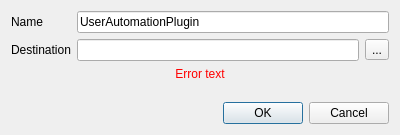
<?xml version="1.0" encoding="UTF-8"?>
<ui version="4.0">
 <class>CreateRcUnitDialog</class>
 <widget class="QDialog" name="CreateRcUnitDialog">
  <property name="geometry">
   <rect>
    <x>0</x>
    <y>0</y>
    <width>400</width>
    <height>135</height>
   </rect>
  </property>
  <property name="windowTitle">
   <string>Create automation plugin</string>
  </property>
  <layout class="QVBoxLayout" name="verticalLayout">
   <item>
    <layout class="QFormLayout" name="formLayout">
     <property name="fieldGrowthPolicy">
      <enum>QFormLayout::AllNonFixedFieldsGrow</enum>
     </property>
     <item row="0" column="0">
      <widget class="QLabel" name="projectNameLabel">
       <property name="text">
        <string>Name</string>
       </property>
      </widget>
     </item>
     <item row="0" column="1">
      <widget class="QLineEdit" name="pluginName">
       <property name="text">
        <string>UserAutomationPlugin</string>
       </property>
      </widget>
     </item>
     <item row="1" column="0">
      <widget class="QLabel" name="destinationLabel">
       <property name="text">
        <string>Destination</string>
       </property>
      </widget>
     </item>
     <item row="1" column="1">
      <layout class="QHBoxLayout" name="horizontalLayout">
       <item>
        <widget class="QLineEdit" name="destination">
         <property name="alignment">
          <set>Qt::AlignLeading|Qt::AlignLeft|Qt::AlignVCenter</set>
         </property>
         <property name="readOnly">
          <bool>true</bool>
         </property>
        </widget>
       </item>
       <item>
        <widget class="QToolButton" name="chooseDestination">
         <property name="toolTip">
          <string>Select the destination of the config file on disk</string>
         </property>
         <property name="text">
          <string>...</string>
         </property>
        </widget>
       </item>
      </layout>
     </item>
     <item row="2" column="0" colspan="2">
      <widget class="QLabel" name="errorText">
       <property name="sizePolicy">
        <sizepolicy hsizetype="Expanding" vsizetype="Preferred">
         <horstretch>0</horstretch>
         <verstretch>0</verstretch>
        </sizepolicy>
       </property>
       <property name="styleSheet">
        <string notr="true">color: rgb(255, 0, 0)</string>
       </property>
       <property name="text">
        <string>Error text</string>
       </property>
       <property name="textFormat">
        <enum>Qt::PlainText</enum>
       </property>
       <property name="alignment">
        <set>Qt::AlignCenter</set>
       </property>
       <property name="wordWrap">
        <bool>true</bool>
       </property>
      </widget>
     </item>
    </layout>
   </item>
   <item>
    <widget class="QDialogButtonBox" name="buttonBox">
     <property name="orientation">
      <enum>Qt::Horizontal</enum>
     </property>
     <property name="standardButtons">
      <set>QDialogButtonBox::Cancel|QDialogButtonBox::Ok</set>
     </property>
    </widget>
   </item>
  </layout>
 </widget>
 <resources/>
 <connections>
  <connection>
   <sender>buttonBox</sender>
   <signal>accepted()</signal>
   <receiver>CreateRcUnitDialog</receiver>
   <slot>accept()</slot>
   <hints>
    <hint type="sourcelabel">
     <x>248</x>
     <y>254</y>
    </hint>
    <hint type="destinationlabel">
     <x>157</x>
     <y>274</y>
    </hint>
   </hints>
  </connection>
  <connection>
   <sender>buttonBox</sender>
   <signal>rejected()</signal>
   <receiver>CreateRcUnitDialog</receiver>
   <slot>reject()</slot>
   <hints>
    <hint type="sourcelabel">
     <x>316</x>
     <y>260</y>
    </hint>
    <hint type="destinationlabel">
     <x>286</x>
     <y>274</y>
    </hint>
   </hints>
  </connection>
 </connections>
</ui>
